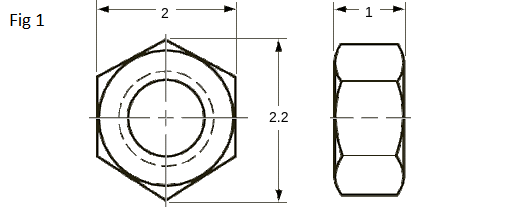
#> input picture images/Fig 1.png, 508 x 207 px; its folder holds only this picture in this run
$ python object.py
#> lines starting #> are read from the running program, lines starting #| are printed output that depends on the picture; after the words box and inside, x2 and y2 are one past the last pixel; in counts of white or black regions, pixels touching at a corner belong together
import os
import shutil
import numpy as np
import cv2
from matplotlib import pyplot as plt
import sys
from math import sqrt

result_path = './result/'
if os.path.exists(result_path):
    shutil.rmtree(result_path)
os.makedirs(result_path)

for image in os.listdir('./images'):
    print(image)
    img = cv2.imread('./images/' + image)
#> img is the input picture: shape (207, 508, 3); mean B, G, R 240.4, 241.1, 241.3

    gray = cv2.cvtColor(img,cv2.COLOR_BGR2GRAY)


    kernel_size = 5
    blur_gray = cv2.GaussianBlur(gray,(kernel_size, kernel_size),0)
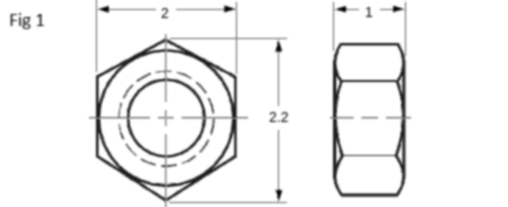
#> blur_gray: shape (207, 508); min 7, max 255, mean 241.1

    low_threshold = 100
    high_threshold = 150
    edges = cv2.Canny(blur_gray, low_threshold, high_threshold)
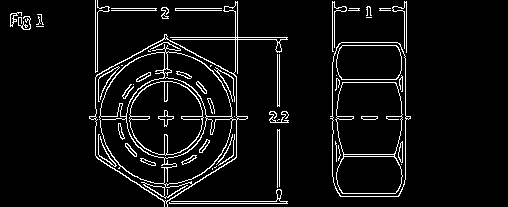
#> edges: shape (207, 508); 6.2% white in thin lines or dots, all inside (x1, y1, x2, y2) = (10, 0, 411, 207)


    rho = 1  # distance resolution in pixels of the Hough grid
    theta = np.pi / 180  # angular resolution in radians of the Hough grid
    threshold = 15  # minimum number of votes (intersections in Hough grid cell)
    min_line_length = 150  # minimum number of pixels making up a line
    max_line_gap = 20  # maximum gap in pixels between connectable line segments
    line_image = np.copy(img) * 0  # creating a blank to draw lines on
#> line_image: shape (207, 508, 3); every value is 0

    # Run Hough on edge detected image
    # Output "lines" is an array containing endpoints of detected line segments
    lines = cv2.HoughLinesP(edges, rho, theta, threshold, np.array([]),min_line_length, max_line_gap)
#> lines = [[167, 206, 167, 8], [91, 119, 245, 119], [332, 176, 332, 1], [277, 203, 277, 37], [89, 116, 247, 116], [95, 155, 95, 0], [279, 203, 279, 37], [164, 206, 164, 7], [333, 2, 339, 165]]


    line_dict = {}
    max_len = 0
    for line in lines:
        for x1,y1,x2,y2 in line:
            if max_len < max(sqrt((x1-x2)**2+(y1-y2)**2),max_len):
                line_dict['max_line'] = line
                max_len = max(sqrt((x1-x2)**2+(y1-y2)**2),max_len)
                line_dict['max_len'] = max_len
#> this loop made 9 passes
#> after the loop, line_dict = {'max_line': [[164, 206, 164, 7]], 'max_len': 199}; max_len = 199


    for x1,y1,x2,y2 in line_dict['max_line']:
        cv2.line(line_image,(x1,y1),(x2,y2),(255,0,0),5)
#> this loop made 1 pass
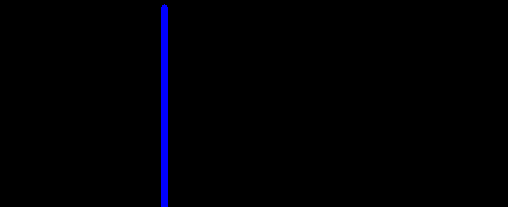
#> line_image: shape (207, 508, 3); mean B, G, R 3.4, 0, 0

    lines_edges = cv2.addWeighted(img, 0.8, line_image, 1, 0)
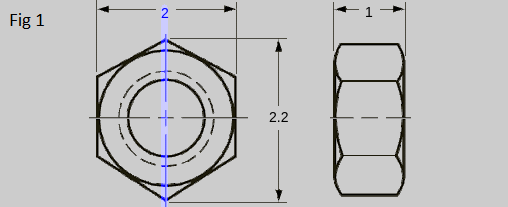
#> lines_edges: shape (207, 508, 3); mean B, G, R 193.4, 192.9, 193

    cv2.imwrite(result_path + '/' + image,lines_edges)

    cv2.imshow('image',lines_edges)
    cv2.waitKey(0)
    cv2.destroyAllWindows()

$ run again, on images/Fig 2.png
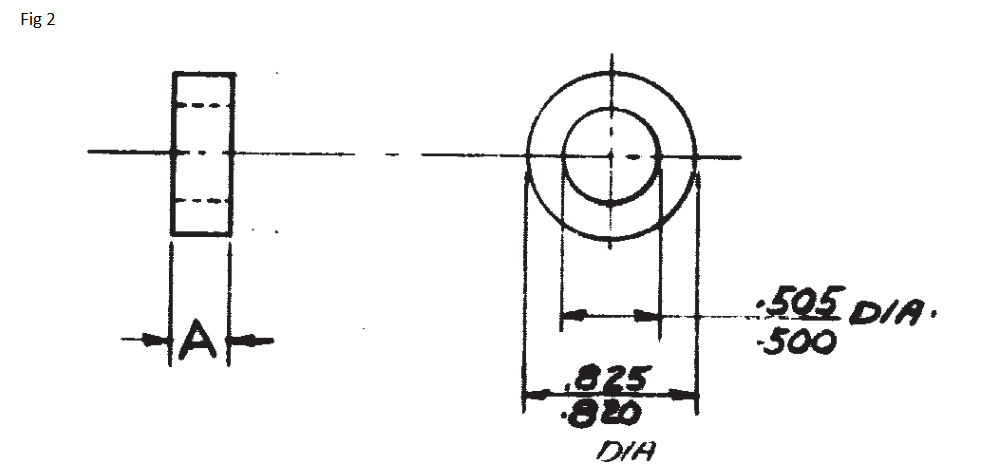
#> input picture images/Fig 2.png, 982 x 474 px
#> img is the input picture: shape (474, 982, 3); mean B, G, R 244.2, 244.1, 244.2
#> `edges = cv2.Canny(blur_gray, low_threshold, high_threshold)`:
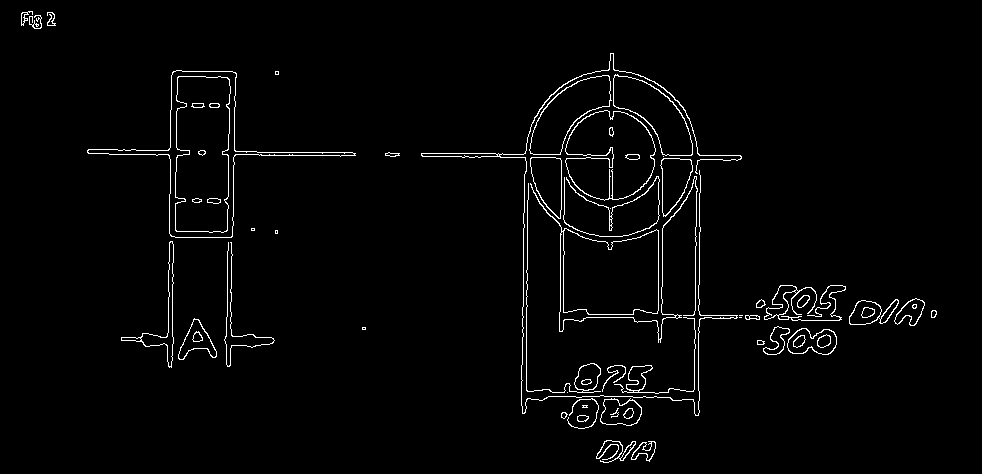
#> edges: shape (474, 982); 2.2% white in thin lines or dots, all inside (x1, y1, x2, y2) = (21, 11, 937, 463)
#> lines = [[157, 150, 355, 153], [230, 365, 235, 72], [496, 154, 668, 154], [583, 155, 740, 155], [167, 361, 170, 159], [699, 332, 699, 154], [662, 323, 662, 152], [694, 319, 899, 312], [421, 155, 606, 158], [704, 317, 922, 310], [658, 342, 658, 176], [774, 308, 924, 303]]
#> the loop `for line in lines:` made 12 passes
#> after the loop `for line in lines:`: line_dict = {'max_line': [[230, 365, 235, 72]], 'max_len': 293}; max_len = 293
#> the loop `for x1,y1,x2,y2 in line_dict['max_line']:` made 1 pass
#> `lines_edges = cv2.addWeighted(img, 0.8, line_image, 1, 0)`:
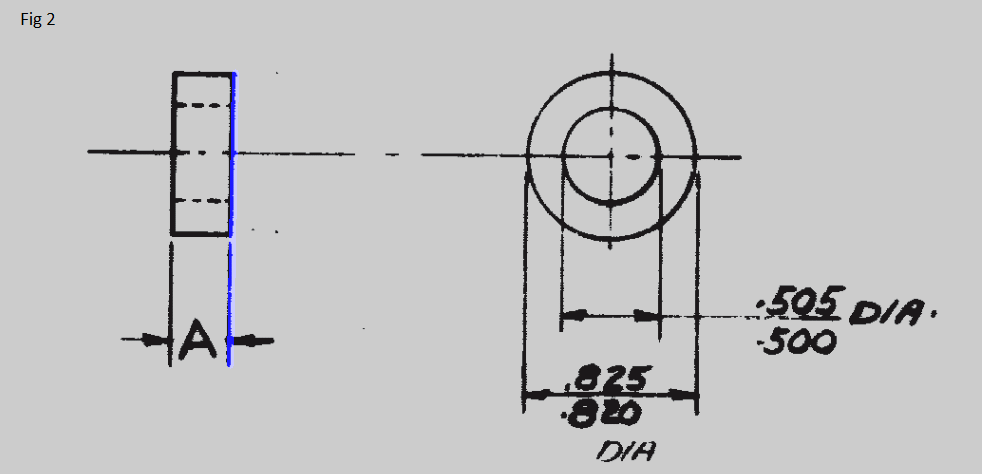
#> lines_edges: shape (474, 982, 3); mean B, G, R 196, 195.3, 195.4

$ run again, on images/Fig 3.png
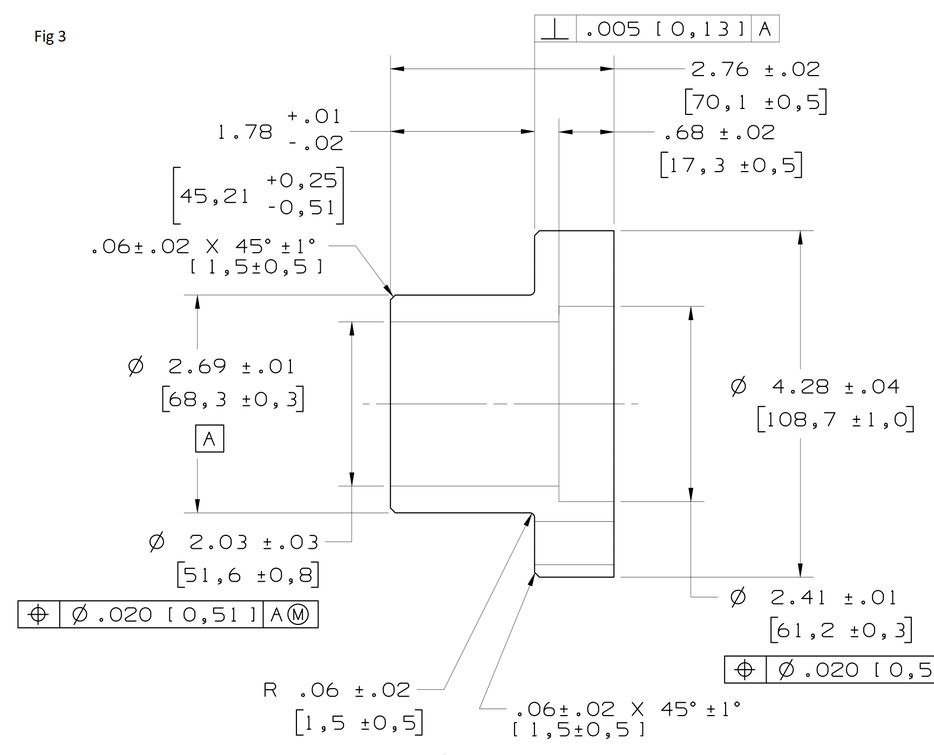
#> input picture images/Fig 3.png, 934 x 755 px, shrunk from 1730 x 1399 before the run
#> img is the input picture: shape (755, 934, 3); mean B, G, R 249.9, 249.9, 249.9
#> `edges = cv2.Canny(blur_gray, low_threshold, high_threshold)`:
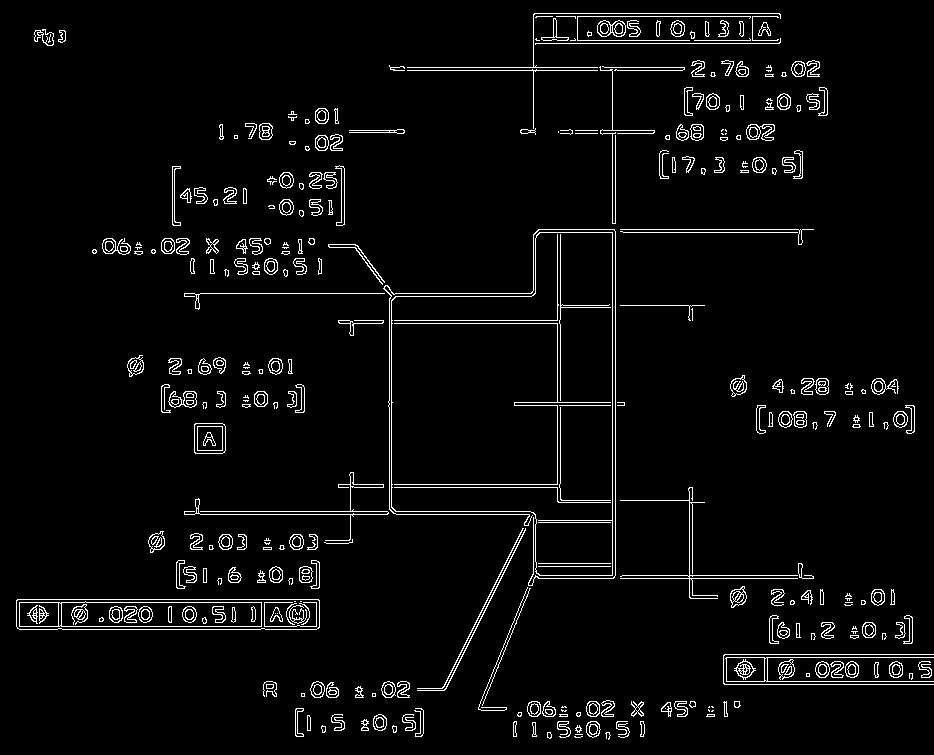
#> edges: shape (755, 934); 3.9% white in thin lines or dots
#> lines = 49 rows, first 6: [612, 578, 612, 67], [16, 626, 319, 626], [538, 229, 813, 229], [615, 575, 615, 130], [16, 602, 319, 602], [530, 578, 813, 578]
#> the loop `for line in lines:` made 49 passes
#> after the loop `for line in lines:`: line_dict = {'max_line': [[612, 578, 612, 67]], 'max_len': 511}; max_len = 511
#> the loop `for x1,y1,x2,y2 in line_dict['max_line']:` made 1 pass
#> `lines_edges = cv2.addWeighted(img, 0.8, line_image, 1, 0)`:
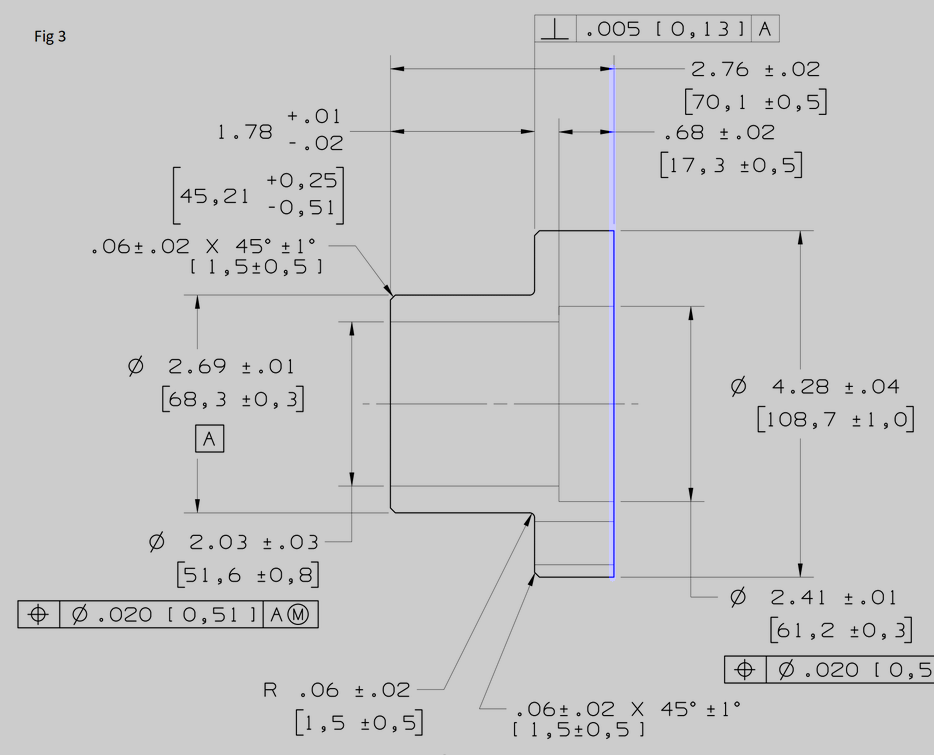
#> lines_edges: shape (755, 934, 3); mean B, G, R 200.3, 199.9, 199.9
